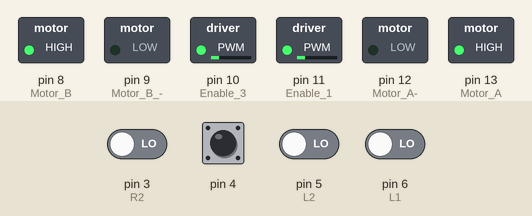
This sketch was run on a simulated Arduino Uno, built with avr-gcc and run on an emulated ATmega328P. On the bench: switched loads named in the sketch (green lamp = pin HIGH). The inputs (shaded band) are chosen by the test bench; at power-on: pin 4 HIGH, pin 3 (R2), pin 5 (L2), pin 6 (L1) LOW.

Above: at 0.05 s.
At 1.85 s:
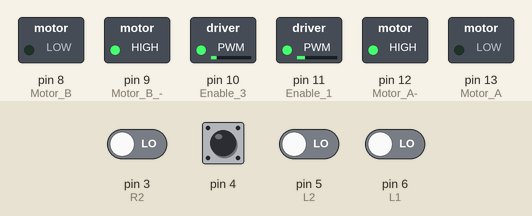
At 3.3 s:
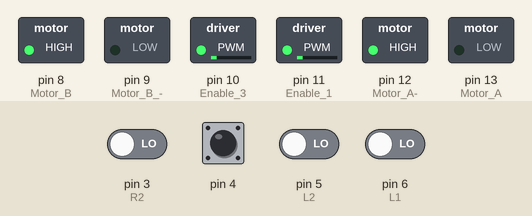
At 6.55 s:
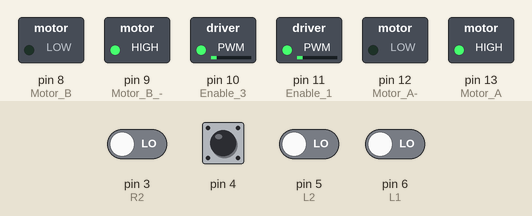
Timing chart, 0 to 10.1 s (numbered marks = the images above):
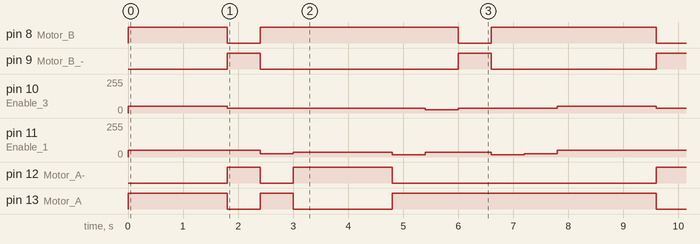

The sketch:

FINAL_CODE.ino
```cpp
void setup() {
  pinMode(13, OUTPUT);  // Motor A +
  pinMode(12, OUTPUT);  // Motor A-
  pinMode(11, OUTPUT);  // Enable 1&2
  pinMode(10, OUTPUT);  // Enable 3&4
  pinMode(9, OUTPUT);   // Motor B -
  pinMode(8, OUTPUT);   // Motor B +
  pinMode(6, INPUT);    // L1
  pinMode(5, INPUT);    // L2
  pinMode(4, INPUT);    // M
  pinMode(3, INPUT);    // R2
  pinMode(2, INPUT);    // R1
}

void loop() {
  if ((digitalRead(6) == 1) && (digitalRead(5) == 1) && (digitalRead(4) == 0) && (digitalRead(3) == 1) && (digitalRead(2) == 1))
    ;
  { forward(); }
  if ((digitalRead(6) == 0) && (digitalRead(5) == 0) && (digitalRead(4) == 0) && (digitalRead(3) == 0) && (digitalRead(2) == 0))
    ;
  { forward(); }  // calling functions
  if ((digitalRead(6) == 1) && (digitalRead(5) == 0) && (digitalRead(4) == 0) && (digitalRead(3) == 0) && (digitalRead(2) == 1))
    ;
  { forward(); }
  if ((digitalRead(6) == 1) && (digitalRead(5) == 1) && (digitalRead(4) == 1) && (digitalRead(3) == 1) && (digitalRead(1) == 1))
    ;
  { backward(); }
  if ((digitalRead(6) == 1) && (digitalRead(5) == 0) && (digitalRead(4) == 0) && (digitalRead(3) == 1) && (digitalRead(3) == 1))
    ;
  { left_s(); }
  if ((digitalRead(6) == 0) && (digitalRead(5) == 0) && (digitalRead(4) == 0) && (digitalRead(3) == 1) && (digitalRead(3) == 1))
    ;
  { left_f(); }
  if ((digitalRead(6) == 0) && (digitalRead(5) == 0) && (digitalRead(4) == 1) && (digitalRead(3) == 1) && (digitalRead(3) == 1))
    ;
  { left_f(); }
  if ((digitalRead(6) == 0) && (digitalRead(5) == 1) && (digitalRead(4) == 1) && (digitalRead(3) == 1) && (digitalRead(3) == 1))
    ;
  { left_f(); }
  if ((digitalRead(6) == 1) && (digitalRead(5) == 0) && (digitalRead(4) == 1) && (digitalRead(3) == 1) && (digitalRead(3) == 1))
    ;
  { left(); }
  if ((digitalRead(6) == 1) && (digitalRead(5) == 1) && (digitalRead(4) == 0) && (digitalRead(3) == 0) && (digitalRead(3) == 1))
    ;
  { right_s(); }
  if ((digitalRead(6) == 1) && (digitalRead(5) == 1) && (digitalRead(4) == 0) && (digitalRead(3) == 0) && (digitalRead(3) == 0))
    ;
  { right_f(); }
  if ((digitalRead(6) == 1) && (digitalRead(5) == 1) && (digitalRead(4) == 1) && (digitalRead(3) == 0) && (digitalRead(3) == 1))
    ;
  { right(); }
  if ((digitalRead(6) == 1) && (digitalRead(5) == 0) && (digitalRead(4) == 1) && (digitalRead(3) == 0) && (digitalRead(2) == 1))
    ;
  { left_s(); }
}

// Declaring Functions
void forward() {
  analogWrite(11, 50);
  analogWrite(10, 50);
  digitalWrite(13, HIGH);
  digitalWrite(12, LOW);
  digitalWrite(9, LOW);
  digitalWrite(8, HIGH);
  delay(600);
}
void backward() {
  analogWrite(11, 50);
  analogWrite(10, 35);
  digitalWrite(13, LOW);
  digitalWrite(12, HIGH);
  digitalWrite(8, LOW);
  digitalWrite(9, HIGH);
  delay(600);
}
void left_s() {
  analogWrite(11, 25);
  analogWrite(10, 35);
  digitalWrite(13, HIGH);
  digitalWrite(12, LOW);
  digitalWrite(9, LOW);
  digitalWrite(8, HIGH);
  delay(600);
}
void left_f() {
  analogWrite(11, 35);
  analogWrite(10, 35);
  digitalWrite(13, LOW);
  digitalWrite(12, HIGH);
  digitalWrite(9, LOW);
  digitalWrite(8, HIGH);
  delay(600);
}
void left() {
  analogWrite(11, 17);
  analogWrite(10, 35);
  digitalWrite(13, HIGH);
  digitalWrite(12, LOW);
  digitalWrite(9, LOW);
  digitalWrite(8, HIGH);
  delay(600);
}
void right_s() {
  analogWrite(11, 35);
  analogWrite(10, 25);
  digitalWrite(13, HIGH);
  digitalWrite(12, LOW);
  digitalWrite(9, LOW);
  digitalWrite(8, HIGH);
  delay(600);
}
void right_f() {
  analogWrite(11, 35);
  analogWrite(10, 35);
  digitalWrite(13, HIGH);
  digitalWrite(12, LOW);
  digitalWrite(9, HIGH);
  digitalWrite(8, LOW);
  delay(600);
}
void right() {
  analogWrite(11, 17);
  analogWrite(10, 35);
  digitalWrite(13, HIGH);
  digitalWrite(12, LOW);
  digitalWrite(9, LOW);
  digitalWrite(8, HIGH);
  delay(600);
}
```

Measured:
- by itself, pin 8 (Motor_B): repeats every 7.8 s: LOW 0.60 s, HIGH 3.6 s, LOW 0.60 s, HIGH 3.0 s
- by itself, pin 9 (Motor_B_-): repeats every 7.8 s: LOW 3.6 s, HIGH 0.60 s, LOW 3.0 s, HIGH 0.60 s
- by itself, pin 10 (Enable_3): repeats every 7.8 s: 35/255 3.6 s, 25/255 0.60 s, 35/255 1.8 s, 50/255 1.8 s
- by itself, pin 12 (Motor_A-): repeats every 7.8 s: LOW 0.60 s, HIGH 1.8 s, LOW 4.8 s, HIGH 0.60 s
- by itself, pin 13 (Motor_A): repeats every 7.8 s: LOW 0.60 s, HIGH 0.60 s, LOW 1.8 s, HIGH 4.8 s
- by itself, pin 11 (Enable_1): repeats every 7.8 s: 25/255 0.60 s, 35/255 1.8 s, 17/255 0.60 s, 35/255 1.2 s, 17/255 0.60 s, 25/255 0.60 s, 50/255 2.4 s
